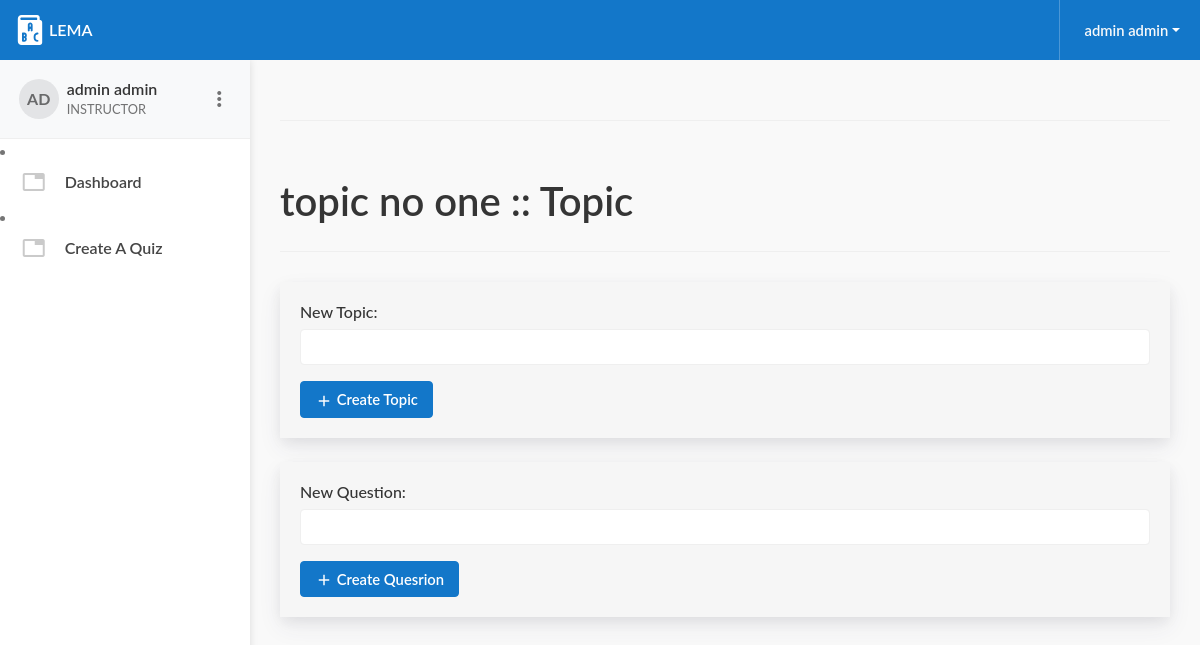
Screenshot of /instructor/createQuiz/ (signed in) with the database file from the repository.
### accounts/models.py (models this page shows, shortened)
class UserTable(AbstractUser):
    email = models.EmailField(verbose_name='email',max_length=255,unique=True)
    phone = models.CharField(null=True,max_length=255)
    userType = models.CharField(null=True,max_length=255)
    REQUIRED_FIELDS = ['username','phone','first_name','last_name']
    USERNAME_FIELD = 'email'

### instructor/models.py (models this page shows, shortened)
class QuizTopic(models.Model):
    user = models.ForeignKey(UserTable,on_delete=models.CASCADE)
    title = models.CharField(max_length=255)
    attempts = models.PositiveBigIntegerField(default=0)
    passed = models.PositiveBigIntegerField(default=0)
    failed = models.PositiveBigIntegerField(default=0)

### instructor/views.py (the view, shortened to what this page needs)
# urls.py: path("createQuiz/",createQuiz,name="createQuiz"),
def createQuiz(request):
    bb = request.session['topic']
    login_form = QuestionForm(request.POST,None)
    question = QuestionCreate(request.POST,None)
    if bb is not None:
        jui = QuizTopic.objects.get(id = int(bb))
        qqy = Quiz.objects.filter(topic = jui)
        choises = Choises.objects.all()
        context = {
        'question' : login_form,
        "topic" : jui.title,
        "quiz":question,
        "all_quizes" : qqy,
        "choices":choises
        }
        return render(request,'createQuiz.html',context)

### instructor/form.py
class QuestionForm(forms.Form):
    question = forms.CharField(widget=forms.TextInput(
        attrs={
            "type":"text" ,"class":"form-control"
        }
    ))

class QuestionCreate(forms.Form):
    quiz = forms.CharField(widget=forms.TextInput(
        attrs={
            "type":"text" ,"class":"form-control"
        }
    ))

### instructor/templates/createQuiz.html (shortened to what this page needs)
{% extends 'base2.html' %}
{% load static %}
{% block content %}
<div class="container-fluid page__heading-container">
    <div class="page__heading d-flex flex-column flex-md-row align-items-center justify-content-center justify-content-lg-between text-center text-lg-left">
        {% if topic %}
        <h1 class="m-lg-0">{{topic}} :: Topic</h1>
        {% endif %}
    </div>
</div>
<div class="container-fluid page__container">
    <div class="card">
        <div class="card-body card-form__body">
            <form action="{% url 'instructor:createQuiz' %}" method="POST">
                <div class="form-group mb-3">
                    <label class="control-label h6">New Topic:</label>
                    {{question.question}}
                </div>
                <button class="btn btn-primary"><i class="material-icons">add</i> Create Topic</button>
            </form>
        </div>
    </div>
    <div class="card">
        <div class="card-body card-form__body">
            <form action="{% url 'instructor:createQestion' %}" method="POST">
                <div class="form-group mb-3">
                    <label class="control-label h6">New Question:</label>
                    {{quiz.quiz}}
                </div>
                <button class="btn btn-primary"><i class="material-icons">add</i> Create Quesrion</button>
            </form>
        </div>
    </div>
</div>
{% endblock content %}

### templates/base2.html (shortened to what this page needs)
{% load static %}
<!DOCTYPE html>
<html lang="en" dir="ltr">
{% include 'head.html' %}
<body class="layout-default">
{% include 'header2.html' %}
<div class="mdk-header-layout__content">
    <div class="mdk-drawer-layout js-mdk-drawer-layout" data-push data-responsive-width="992px">
        <div class="mdk-drawer-layout__content page">
            <div class="container-fluid page__heading-container">
                <div class="page__heading d-flex flex-column flex-md-row align-items-center justify-content-center justify-content-lg-between text-center text-lg-left">
                </div>
            </div>
            {% block content %}{% endblock content %}
        </div>
        <div class="mdk-drawer  js-mdk-drawer" id="default-drawer" data-align="start">
            <div class="mdk-drawer__content">
                <div class="sidebar sidebar-light sidebar-left bg-white" data-perfect-scrollbar>
                    <div class="sidebar-block p-0 m-0">
                        <div class="d-flex align-items-center sidebar-p-a border-bottom bg-light">
                            <a href="#" class="flex d-flex align-items-center text-body text-underline-0">
                                <span class="avatar avatar-sm mr-2">
                                    <span class="avatar-title rounded-circle bg-soft-secondary text-muted">AD</span>
                                </span>
                                <span class="flex d-flex flex-column">
                                    {% if request.user.is_authenticated %}
                                    <strong>{{request.user.first_name}} {{request.user.last_name}}</strong>
                                    <small class="text-muted text-uppercase">Instructor</small>
                                    {% endif %}
                                </span>
                            </a>
                            <div class="dropdown ml-auto">
                                <a href="#" data-toggle="dropdown" data-caret="false" class="text-muted"><i class="material-icons">more_vert</i></a>
                            </div>
                        </div>
                    </div>
                    <div class="sidebar-block p-0">
                        <li class="sidebar-menu-item">
                            <a class="sidebar-menu-button" href="{% url 'instructor:instructor' %}">
                                <i class="sidebar-menu-icon sidebar-menu-icon--left material-icons">tab</i>
                                <span class="sidebar-menu-text">Dashboard</span>
                            </a>
                        </li>
                            <li class="sidebar-menu-item">
                                <a class="sidebar-menu-button" href="{% url 'instructor:createQuiz' %}">
                                    <i class="sidebar-menu-icon sidebar-menu-icon--left material-icons">tab</i>
                                    <span class="sidebar-menu-text">Create A Quiz</span>
                                </a>
                            </li>
                    </div>
                </div>
            </div>
        </div>
    </div>
</div>
</body>
</html>

### templates/header2.html (shortened to what this page needs)
{% load static %}
    <div class="mdk-header-layout js-mdk-header-layout">
        <div id="header" class="mdk-header js-mdk-header m-0" data-fixed>
            <div class="mdk-header__content">
                <div class="navbar navbar-expand-sm navbar-main navbar-dark bg-primary pl-md-0 pr-0" id="navbar" data-primary>
                    <div class="container-fluid pr-0 ">
                        <div class="d-flex sidebar-account flex-shrink-0 mr-auto mr-lg-0">
                            <a href="index.html" class="flex d-flex align-items-center text-underline-0">
                                <span class="mr-1  text-white">
                                </span>
                                <span class="flex d-flex flex-column text-white">
                                    <strong class="sidebar-brand">LEMA</strong>
                                </span>
                            </a>
                        </div>
                        <ul class="nav navbar-nav d-none d-lg-flex pl-2">
                        </ul>
                        <div class="dropdown">
                            <a href="#account_menu" class="dropdown-toggle navbar-toggler navbar-toggler-dashboard border-left d-flex align-items-center ml-navbar" data-toggle="dropdown">
                                <span class="ml-1 d-flex-inline">
                                    {% if request.user.is_authenticated %}
                                    <span class="text-light">{{request.user.first_name}} {{request.user.last_name}}</span>
                                    {% endif %}
                                </span>
                            </a>
                        </div>
                    </div>
                </div>
            </div>
        </div>

### rows the page displays
UserTable: user.first_name "admin", user.last_name "admin"
QuizTopic: title "topic no one"
